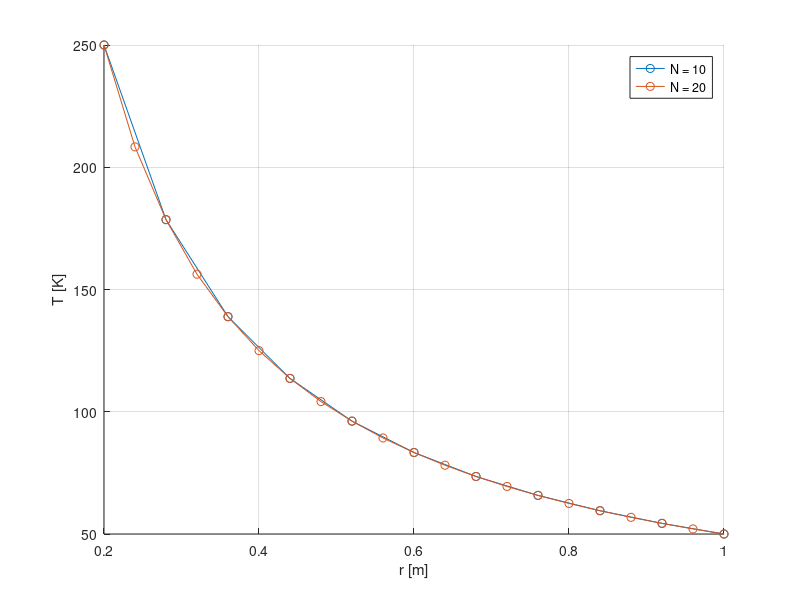

MATLAB code for this plot:
clear; clc; close all;

% Description: Solves a differential equation describing a steady state
% radial heat transfer boundary value problem using dsolve (Analytical 
% Solution) and shooting method and bvp4c (Numerical Solution).

ri = 0.2;   % [m]
ro = 1;     % [m]
Ti = 250;   % [C]
To = 50;    % [C]
k  = 20;    % [W/m/K]
qg = 0*30e3;  % [W/m^3]

figure(1)
hold on
xlabel('r [m]')
ylabel('T [K]')

for N = [10, 20]
    dr = (ro-ri)/N;
    r = ri:dr:ro;
    
    % Initialize the solution vector
    T = zeros(size(r));
    
    % Apply boundary conditions
    T(1) = Ti;
    T(end) = To;
    
    % Calculate coefficients
    A = -1/dr + r/dr^2;
    B = -2*r/dr^2;
    C = 1/dr + r/dr^2;
    
    maxiter = 1e4;
    for iter = 1:maxiter
        for i = 2:N
            T(i) = 1/B(i) * (-qg/k/r(i) - A(i)*T(i-1) - C(i)*T(i+1));
        end
    end   
    plot(r,T,'-o','DisplayName',sprintf('N = %d',N))
end
legend show
grid on
